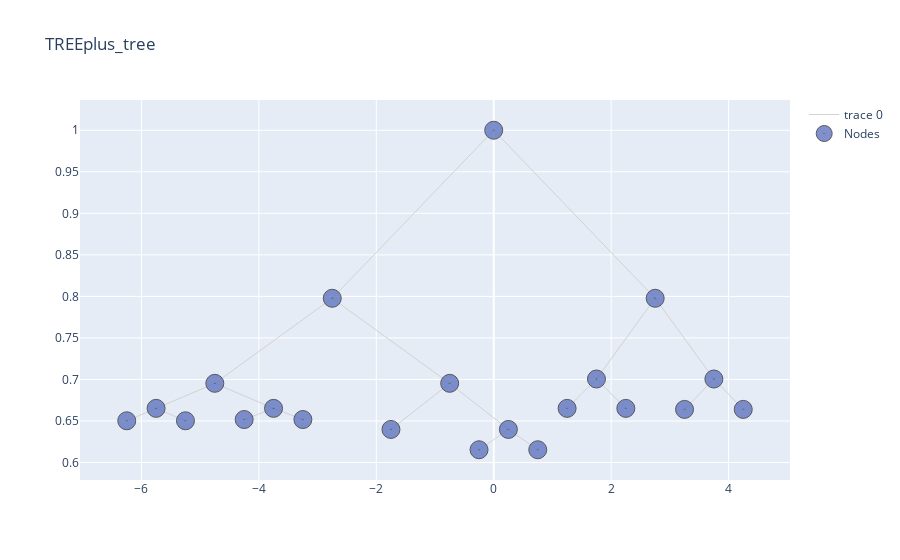

The cell this chart's notebook holds for it:
### Code cell
all_node, leaves = tree.cut_tree(11)
tree.print_tree(all_node, leaves, html = False, visual_pruning = True)

### Figure 1 — Plotly figure (JSON) as saved in the notebook; plotly's stock layout.template omitted (floating-point values rounded to 4 significant figures)
{"data": [{"hoverinfo": "none", "line": {"color": "rgb(210,210,210)", "width": 1}, "mode": "lines", "type": "scatter", "x": [0, -2.75, null, 0, 2.75, null, -2.75, -4.75, null, -2.75, -0.75, null, 2.75, 1.75, null, 2.75, 3.75, null, -4.75, -5.75, null, -4.75, -3.75, null, -0.75, -1.75, null, -0.75, 0.25, null, 1.75, 1.25, null, 1.75, 2.25, null, 3.75, 3.25, null, 3.75, 4.25, null, -5.75, -6.25, null, -5.75, -5.25, null, -3.75, -4.25, null, -3.75, -3.25, null, 0.25, -0.25, null, 0.25, 0.75, null], "y": [1, 0.7977, null, 1, 0.7977, null, 0.7977, 0.6953, null, 0.7977, 0.6953, null, 0.7977, 0.7005, null, 0.7977, 0.7005, null, 0.6953, 0.6652, null, 0.6953, 0.6652, null, 0.6953, 0.6398, null, 0.6953, 0.6398, null, 0.7005, 0.6652, null, 0.7005, 0.6652, null, 0.7005, 0.6639, null, 0.7005, 0.6639, null, 0.6652, 0.6503, null, 0.6652, 0.6503, null, 0.6652, 0.6517, null, 0.6652, 0.6517, null, 0.6398, 0.6154, null, 0.6398, 0.6154, null]}, {"hoverinfo": "text", "marker": {"color": "#6175c1", "line": {"color": "rgb(50,50,50)", "width": 1}, "size": 18, "symbol": "circle-dot"}, "mode": "markers", "name": "Nodes", "opacity": 0.8, "text": ["n16, None, Bin Value: 117.08, pearson : 2462.92, Samples : 13", "n17, None, Bin Value: 135.64, pearson : 1905.21, Samples : 14", "n18, None, Bin Value: 128.67, pearson : 999.33, Samples : 6", "n19, None, Bin Value: 109.02, pearson : 10096.98, Samples : 56", "n10, None, Bin Value: 66.78, pearson : 4103.56, Samples : 9", "n23, None, Bin Value: 88.0, pearson : 5326.0, Samples : 19", "n12, None, Bin Value: 130.3, pearson : 5102.3, Samples : 30", "n13, None, Bin Value: 149.79, pearson : 7002.71, Samples : 28", "n15, None, Bin Value: 133.93, pearson : 832.93, Samples : 15", "n1, CompPrice>127.5, Bin Value: 115.78, pearson : 155526.82, Samples : 280", "n2, Sales>7.55, Bin Value: 106.73, pearson : 75946.05, Samples : 162", "n4, Age>53.5, Bin Value: 115.71, pearson : 24566.4, Samples : 89", "n8, Income>67.0, Bin Value: 126.7, pearson : 6691.63, Samples : 27", "n9, Sales>2.76, Bin Value: 110.92, pearson : 13188.6, Samples : 62", "n5, CompPrice>99.0, Bin Value: 95.78, pearson : 35454.49, Samples : 73", "n11, Sales>10.63, Bin Value: 99.86, pearson : 22715.73, Samples : 64", "n22, Age>29.5, Bin Value: 104.87, pearson : 13589.2, Samples : 45", "n3, Sales>7.56, Bin Value: 128.19, pearson : 48120.52, Samples : 118", "n6, CompPrice>135.5, Bin Value: 139.71, pearson : 17604.02, Samples : 58", "n7, CompPrice>146.5, Bin Value: 117.07, pearson : 15399.73, Samples : 60", "n14, Sales>11.88, Bin Value: 111.44, pearson : 8877.11, Samples : 45"], "type": "scatter", "x": [-6.25, -5.25, -4.25, -3.25, -1.75, 0.75, 1.25, 2.25, 4.25, 0, -2.75, -4.75, -5.75, -3.75, -0.75, 0.25, -0.25, 2.75, 1.75, 3.75, 3.25], "y": [0.6503, 0.6503, 0.6517, 0.6517, 0.6398, 0.6154, 0.6652, 0.6652, 0.6639, 1, 0.7977, 0.6953, 0.6652, 0.6652, 0.6953, 0.6398, 0.6154, 0.7977, 0.7005, 0.7005, 0.6639]}], "layout": {"title": {"text": "TREEplus_tree"}}}
